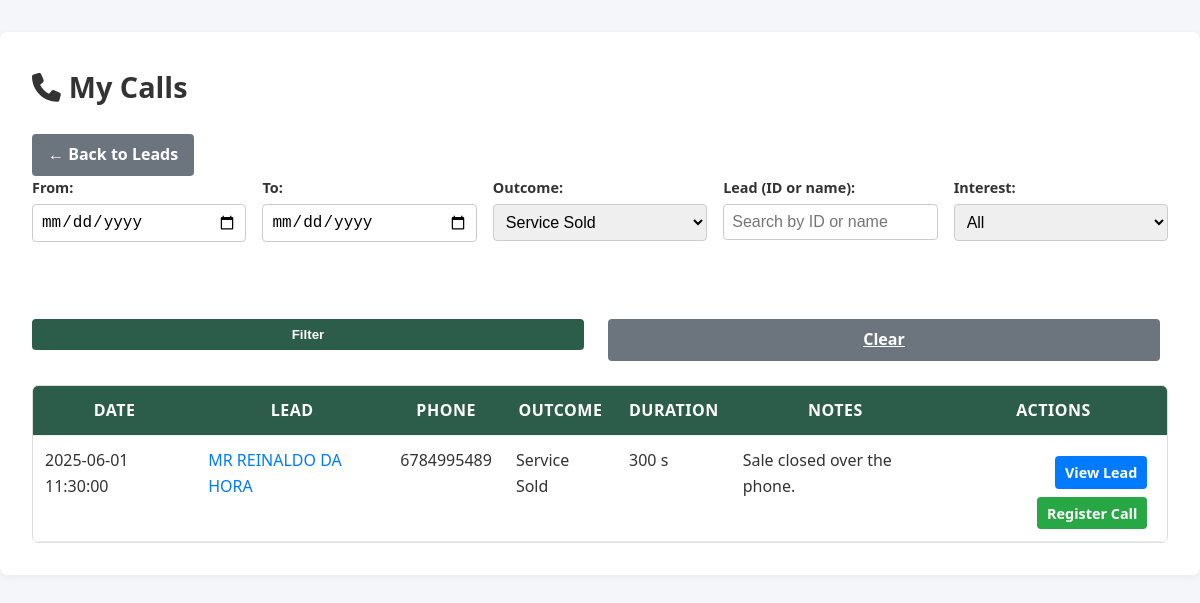
Before: /calls/my_interactions.php?disposition=5 (signed in) with the older database file.
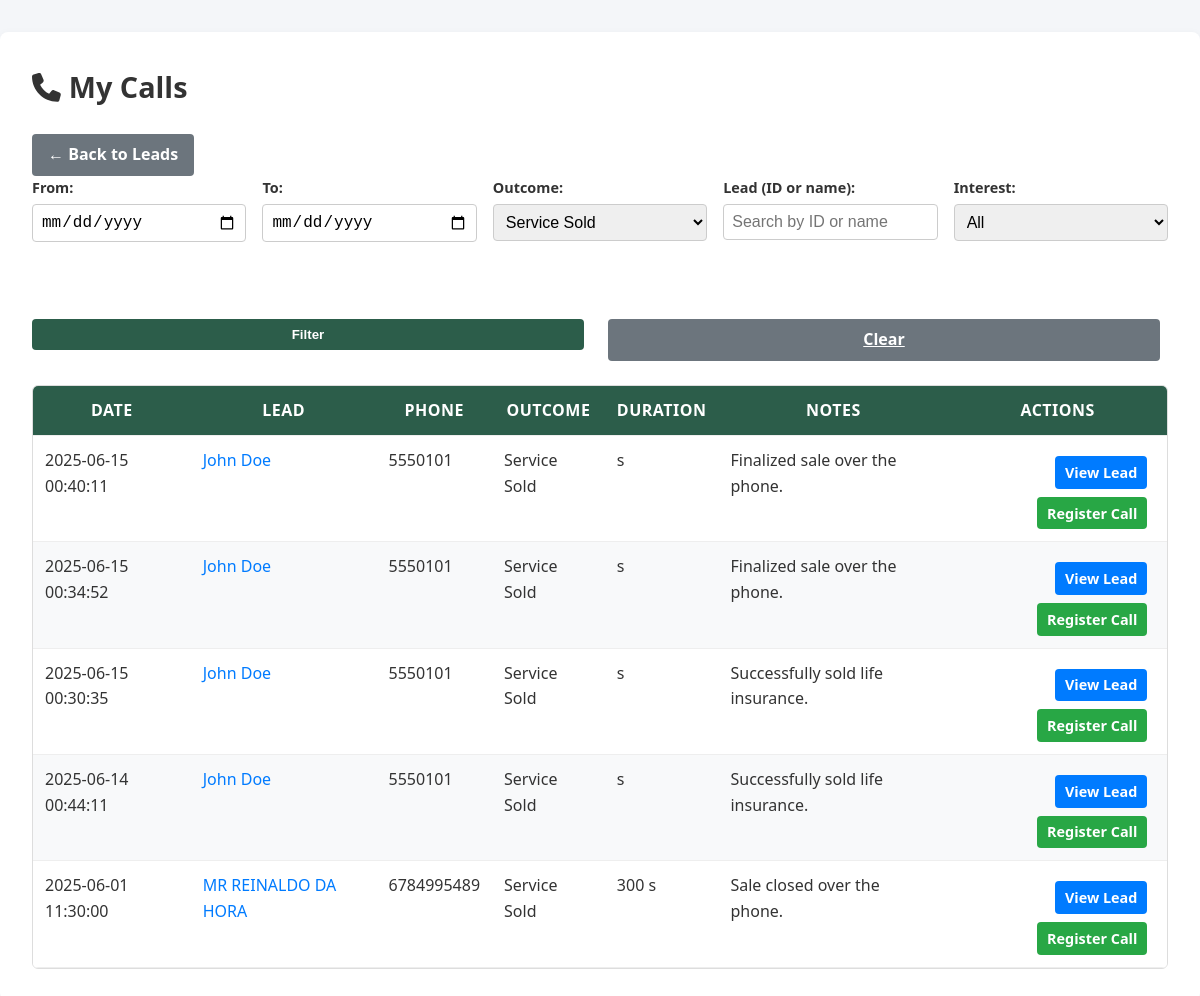
After: the same page with the newer database file.
### tables this page shows
CREATE TABLE `interactions` (
  `id` int(11) NOT NULL,
  `lead_id` int(11) NOT NULL,
  `user_id` int(11) NOT NULL,
  `disposition_id` int(11) NOT NULL,
  `notes` text DEFAULT NULL,
  `interaction_time` datetime NOT NULL DEFAULT current_timestamp(),
  `duration_seconds` int(11) DEFAULT NULL,
  `created_at` datetime NOT NULL DEFAULT current_timestamp(),
  `updated_at` datetime NOT NULL DEFAULT current_timestamp() ON UPDATE current_timestamp()
);

CREATE TABLE `leads` (
  `id` int(11) NOT NULL,
  `external_id` varchar(100) NOT NULL,
  `prefix` varchar(20) DEFAULT NULL,
  `first_name` varchar(50) NOT NULL,
  `mi` varchar(10) DEFAULT NULL,
  `last_name` varchar(50) NOT NULL,
  `phone` varchar(20) NOT NULL,
  `email` varchar(100) DEFAULT NULL,
  `address_line` varchar(150) DEFAULT NULL,
  `suite_apt` varchar(50) DEFAULT NULL,
  `city` varchar(50) DEFAULT NULL,
  `state` char(2) DEFAULT NULL,
  `zip5` char(5) DEFAULT NULL,
  `zip4` char(4) DEFAULT NULL,
  `delivery_point_bar_code` varchar(20) DEFAULT NULL,
  `carrier_route` varchar(20) DEFAULT NULL,
  `fips_county_code` char(5) DEFAULT NULL,
  `county_name` varchar(50) DEFAULT NULL,
  `age` int(11) DEFAULT NULL,
  `insurance_interest_id` int(11) DEFAULT NULL,
  `source_id` int(11) NOT NULL,
  `do_not_call` tinyint(1) NOT NULL DEFAULT 0,
  `taken_by` int(11) DEFAULT NULL,
  `taken_at` datetime DEFAULT NULL,
  `created_at` datetime NOT NULL DEFAULT current_timestamp(),
  `updated_at` datetime NOT NULL DEFAULT current_timestamp() ON UPDATE current_timestamp(),
  `income` varchar(10) DEFAULT NULL,
  `language` varchar(10) DEFAULT NULL,
  `notes` text DEFAULT NULL,
  `uploaded_by` int(11) DEFAULT NULL
);

CREATE TABLE `dispositions` (
  `id` int(11) NOT NULL,
  `name` varchar(50) NOT NULL,
  `created_at` datetime NOT NULL DEFAULT current_timestamp()
);

### calls/my_interactions.php (the view, shortened to what this page needs)
<?php
$user = Auth::user();
$pdo = getPDO();
$dispositions = $pdo->query("SELECT id, name FROM dispositions ORDER BY name")->fetchAll(PDO::FETCH_ASSOC);
$conds = ["i.user_id = :uid"];
$params = [':uid' => $user['id']];
if (!empty($_GET['disposition'])) {
    $conds[] = "i.disposition_id = :disp";
    $params[':disp'] = (int)$_GET['disposition'];
}
$where = implode(' AND ', $conds);
$sql = "
  SELECT
    i.interaction_time,
    i.duration_seconds,
    i.notes,
    d.name AS disposition,
    l.id AS lead_id,
    CONCAT_WS(' ', l.prefix, l.first_name, l.mi, l.last_name) AS lead_name,
    l.phone
  FROM interactions i
  JOIN dispositions d ON i.disposition_id = d.id
  JOIN leads l ON i.lead_id = l.id
  WHERE $where
  ORDER BY i.interaction_time DESC
";
$stmt = $pdo->prepare($sql);
$stmt->execute($params);
$calls = $stmt->fetchAll(PDO::FETCH_ASSOC);
?>
<!DOCTYPE html>
<html lang="en">
<head>
  <link rel="stylesheet" href="../assets/css/calls/my_interactions.css">
</head>
<body>
<div class="container">
  <h1><i class="fas fa-phone"></i> My Calls</h1>
  <p>
    <a href="../leads/list.php" class="btn btn-secondary">
      ← Back to Leads
    </a>
  </p>
  <form method="get" class="filters">
    <div class="filter-row">
      <div class="form-group">
        <label for="from">From:</label>
        <input type="date" id="from" name="from" value="<?= htmlspecialchars($_GET['from'] ?? '') ?>" class="form-control">
      </div>
      <div class="form-group">
        <label for="to">To:</label>
        <input type="date" id="to" name="to" value="<?= htmlspecialchars($_GET['to'] ?? '') ?>" class="form-control">
      </div>
      <div class="form-group">
        <label for="disposition">Outcome:</label>
        <select id="disposition" name="disposition" class="form-control">
          <?php foreach ($dispositions as $d): ?>
            <option value="<?= $d['id'] ?>" <?= ($_GET['disposition'] ?? '') == $d['id'] ? 'selected' : '' ?>>
              <?= htmlspecialchars($d['name']) ?>
            </option>
          <?php endforeach; ?>
        </select>
      </div>
      <div class="form-group">
        <label for="lead_search">Lead (ID or name):</label>
        <input type="text" id="lead_search" name="lead_search"
               value="<?= htmlspecialchars($_GET['lead_search'] ?? '') ?>"
               placeholder="Search by ID or name"
               class="form-control">
      </div>
      <div class="form-group">
        <label for="interest">Interest:</label>
        <select id="interest" name="interest" class="form-control">
          <option value="">All</option>
        </select>
      </div>
      <div class="form-group">
        <label>&nbsp;</label><br>
        <button type="submit" class="btn btn-primary">Filter</button>
      </div>
      <div class="form-group">
        <label>&nbsp;</label><br>
        <a href="my_interactions.php" class="btn btn-clear">Clear</a>
      </div>
    </div>
  </form>
  <div class="table-container">
    <table class="call-table">
      <thead>
        <tr>
          <th>Date</th>
          <th>Lead</th>
          <th>Phone</th>
          <th>Outcome</th>
          <th>Duration</th>
          <th>Notes</th>
          <th>Actions</th>
        </tr>
      </thead>
      <tbody>
        <?php if (empty($calls)): ?>
          <tr>
            <td colspan="7" style="text-align:center;">No calls found.</td>
          </tr>
        <?php else: ?>
          <?php foreach ($calls as $c): ?>
            <tr>
              <td><?= htmlspecialchars($c['interaction_time']) ?></td>
              <td>
                <a href="../leads/view.php?id=<?= $c['lead_id'] ?>">
                  <?= htmlspecialchars($c['lead_name']) ?>
                </a>
              </td>
              <td><?= htmlspecialchars($c['phone']) ?></td>
              <td><?= htmlspecialchars($c['disposition']) ?></td>
              <td><?= htmlspecialchars($c['duration_seconds']) ?> s</td>
              <td><?= nl2br(htmlspecialchars(mb_strimwidth($c['notes'], 0, 50, '…'))) ?></td>
              <td class="actions-cell">
                <a href="../leads/view.php?id=<?= $c['lead_id'] ?>" class="btn btn-view btn-sm">View Lead</a>
                <a href="../calls/add.php?lead_id=<?= $c['lead_id'] ?>" class="btn btn-register btn-sm">Register Call</a>
              </td>
            </tr>
          <?php endforeach; ?>
        <?php endif; ?>
      </tbody>
    </table>
  </div>
</body>
</html>

### assets/css/calls/my_interactions.css (style rules this page uses)
* { margin: 0; padding: 0; box-sizing: border-box; }
body { font-family: 'Segoe UI', Tahoma, Geneva, Verdana, sans-serif; background-color: #f4f6f9; color: #333; line-height: 1.6; }
.container { max-width: 1200px; margin: 2rem auto; padding: 2rem; background-color: #fff; border-radius: 8px; box-shadow: 0 2px 8px rgba(0, 0, 0, 0.05); }
h1 { font-size: 1.8rem; margin-bottom: 1rem; display: flex; align-items: center; gap: 0.5rem; }
.btn-secondary { display: inline-block; padding: 0.5rem 1rem; background-color: #6c757d; color: white; text-decoration: none; border-radius: 4px; font-weight: bold; transition: background-color 0.3s ease; }
.filters { display: flex; flex-wrap: wrap; gap: 1rem; margin-bottom: 1.5rem; }
.filter-row { display: flex; flex-wrap: wrap; gap: 1rem; width: 100%; }
.form-group { min-width: 180px; flex: 1 1 180px; display: flex; flex-direction: column; }
.form-group label { font-weight: bold; margin-bottom: 0.3rem; font-size: 0.9rem; }
.form-control { padding: 0.5rem; border: 1px solid #ccc; border-radius: 4px; font-size: 1rem; }
.btn { display: inline-block; padding: 0.5rem 1rem; margin: 0.5rem 0.5rem 0 0; border-radius: 4px; font-weight: bold; cursor: pointer; text-align: center; transition: background-color 0.3s ease; border: none; color: white!important; }
.btn-primary { background-color: #2c5d4a; }
.btn-clear { background-color: #6c757d; color: white; }
.btn-view { background-color: #007bff; color: white; }
.btn-register { background-color: #28a745; color: white; }
.btn-sm { padding: 0.3rem 0.6rem; font-size: 0.9rem; }
.table-container { max-height: 600px; overflow-y: auto; border: 1px solid #ddd; border-radius: 6px; position: relative; }
.call-table { width: 100%; border-collapse: collapse; background-color: #fff; }
.call-table thead { position: sticky; top: 0; z-index: 10; background-color: #2c5d4a; color: white; }
.call-table th, .call-table td { padding: 0.75rem; border-bottom: 1px solid #eee; vertical-align: top; }
.call-table th { font-weight: bold; text-transform: uppercase; letter-spacing: 0.5px; }
.call-table tbody tr:nth-child(even) { background-color: #f8f9fa; }
.call-table a { color: #007bff; text-decoration: none; }
.actions-cell { text-align: right; }

Changed rows visible on the page:
added interactions: interaction_time "2025-06-15 00:40:11", lead_name "John Doe", lead.phone "5550101", disposition.name "Service Sold", notes "Finalized sale over the phone."
added interactions: interaction_time "2025-06-15 00:34:52", lead_name "John Doe", lead.phone "5550101", disposition.name "Service Sold", notes "Finalized sale over the phone."
added interactions: interaction_time "2025-06-15 00:30:35", lead_name "John Doe", lead.phone "5550101", disposition.name "Service Sold", notes "Successfully sold life insurance."
added interactions: interaction_time "2025-06-14 00:44:11", lead_name "John Doe", lead.phone "5550101", disposition.name "Service Sold", notes "Successfully sold life insurance."
